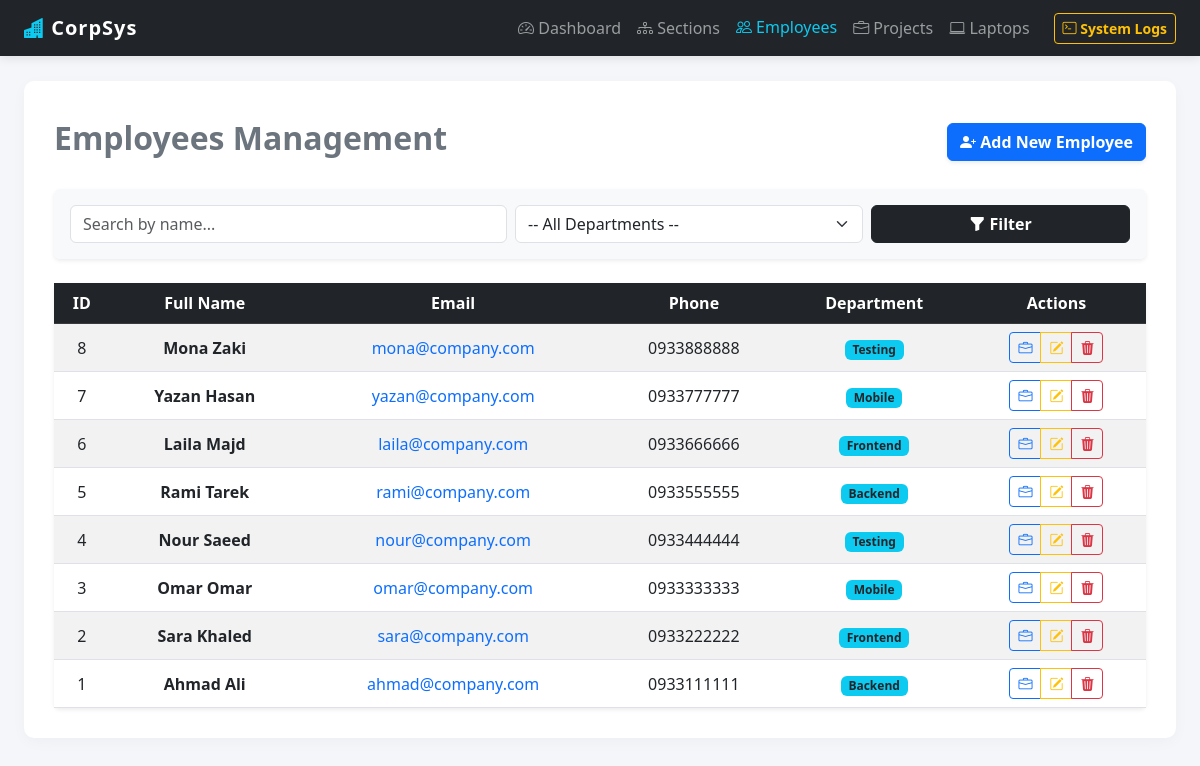
/index.php?page=employees&action=list, run on the app's committed database.
### tables this page shows
CREATE TABLE employees(
    id INT AUTO_INCREMENT PRIMARY KEY,
    full_name VARCHAR(255) NOT NULL,
    email VARCHAR(255) NOT NULL UNIQUE,
    phone_number VARCHAR(50) NOT NULL UNIQUE,
    date_start DATE NOT NULL,
    section_id INT NOT NULL,
     
    FOREIGN KEY(section_id) REFERENCES sections(id) ON DELETE RESTRICT
);

CREATE TABLE sections(
    id INT AUTO_INCREMENT PRIMARY KEY,
    name VARCHAR(255) NOT NULL UNIQUE
);

### src/Repositories/EmployeeRepository.php (called while the page is built, shortened)
<?php
class EmployeeRepository {
    private PDO $pdo;
    public function __construct(PDO $pdo) { $this->pdo = $pdo;}
    public function findAll(): array {
        $stmt = $this->pdo->query("
            SELECT e.*, s.name as section_name
            FROM employees e
            LEFT JOIN sections s ON e.section_id = s.id
            ORDER BY e.id DESC
        ");
        return $stmt->fetchAll();
    }
}

### views/Employees/list.php (the view, shortened to what this page needs)
<div class="d-flex justify-content-between align-items-center mb-4 mt-2">
    <h2 class="text-secondary fw-bold">Employees Management</h2>
    <a href="index.php?page=employees&action=create" class="btn btn-primary shadow-sm fw-bold">
        <i class="bi bi-person-plus-fill"></i> Add New Employee
    </a>
</div>
<div class="card mb-4 shadow-sm border-0">
    <div class="card-body bg-light rounded">
        <form action="index.php" method="GET" class="row g-2 align-items-center">
            <div class="col-md-5">
                <input type="text" name="search" class="form-control"
                       placeholder="Search by name..."
                       value="<?= htmlspecialchars($searchKeyword ?? '', ENT_QUOTES) ?>">
            </div>
            <div class="col-md-4">
                <select name="section_id" class="form-select">
                    <option value="">-- All Departments --</option>
                </select>
            </div>
            <div class="col-md-3 d-flex gap-2">
                <button type="submit" class="btn btn-dark w-100 fw-bold"><i class="bi bi-funnel-fill"></i> Filter</button>
            </div>
        </form>
    </div>
</div>
<div class="card shadow-sm border-0">
    <div class="card-body p-0">
        <div class="table-responsive">
            <table class="table table-hover table-striped text-center mb-0 align-middle">
                <thead class="table-dark">
                    <tr>
                        <th>ID</th>
                        <th>Full Name</th>
                        <th>Email</th>
                        <th>Phone</th>
                        <th>Department</th>
                        <th>Actions</th>
                    </tr>
                </thead>
                <tbody>
                    <?php if (!empty($employees)): ?>
                        <?php foreach ($employees as $emp): ?>
                            <tr>
                                <td><?= htmlspecialchars((string)$emp['id']) ?></td>
                                <td class="fw-bold"><?= htmlspecialchars((string)$emp['full_name']) ?></td>
                                <td><a href="mailto:<?= htmlspecialchars((string)$emp['email']) ?>" class="text-decoration-none"><?= htmlspecialchars((string)$emp['email']) ?></a></td>
                                <td><?= htmlspecialchars((string)$emp['phone_number']) ?></td>
                                <td>
                                    <?php if (!empty($emp['section_name'])): ?>
                                        <span class="badge bg-info text-dark"><?= htmlspecialchars((string)$emp['section_name']) ?></span>
                                    <?php else: ?>
                                        <span class="text-muted">-</span>
                                    <?php endif; ?>
                                </td>
                                <td>
                                    <div class="btn-group" role="group">
                                        <a href="index.php?page=employees&action=projects&id=<?= $emp['id'] ?>" class="btn btn-sm btn-outline-primary" title="View Projects">
                                            <i class="bi bi-briefcase"></i>
                                        </a>
                                        <a href="index.php?page=employees&action=edit&id=<?= $emp['id'] ?>" class="btn btn-sm btn-outline-warning" title="Edit">
                                            <i class="bi bi-pencil-square"></i>
                                        </a>
                                        <a href="index.php?page=employees&action=delete&id=<?= $emp['id'] ?>" class="btn btn-sm btn-outline-danger" title="Delete">
                                            <i class="bi bi-trash3-fill"></i>
                                        </a>
                                    </div>
                                </td>
                            </tr>
                        <?php endforeach; ?>
                    <?php endif; ?>
                </tbody>
            </table>
        </div>
    </div>
</div>

### views/layout/master.php (style rules this page uses)
body { background-color: #f4f6f9; font-family: 'Segoe UI', Tahoma, Geneva, Verdana, sans-serif; }

### data on the page
employees: id "8", full_name "Mona Zaki", email "mona@company.com", phone_number "0933888888", section.name "Testing"
employees: id "7", full_name "Yazan Hasan", email "yazan@company.com", phone_number "0933777777", section.name "Mobile"
employees: id "6", full_name "Laila Majd", email "laila@company.com", phone_number "0933666666", section.name "Frontend"
employees: id "5", full_name "Rami Tarek", email "rami@company.com", phone_number "0933555555", section.name "Backend"
employees: id "4", full_name "Nour Saeed", email "nour@company.com", phone_number "0933444444", section.name "Testing"
employees: id "3", full_name "Omar Omar", email "omar@company.com", phone_number "0933333333", section.name "Mobile"
employees: id "2", full_name "Sara Khaled", email "sara@company.com", phone_number "0933222222", section.name "Frontend"
employees: id "1", full_name "Ahmad Ali", email "ahmad@company.com", phone_number "0933111111", section.name "Backend"
